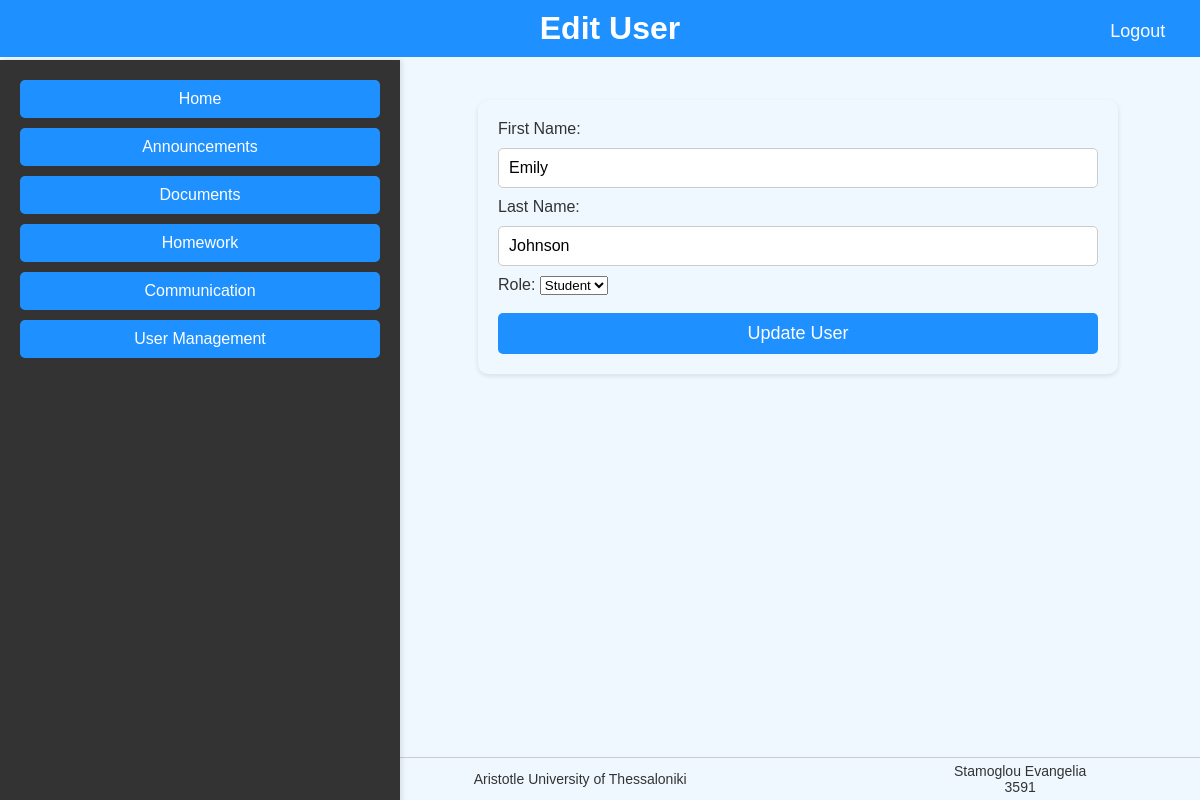
/edit_user.php?loginName=emily.johnson@example.com (signed in), run on the app's committed database.
### tables this page shows
CREATE TABLE `users` (
  `firstName` varchar(30) NOT NULL,
  `lastName` varchar(30) NOT NULL,
  `loginName` varchar(30) NOT NULL,
  `password` varchar(255) DEFAULT NULL,
  `Role` enum('Tutor','Student') NOT NULL
);

### edit_user.php (the view, shortened to what this page needs)
<?php
include 'db_connect.php';
$loginName = $_GET['loginName'];
if ($_SERVER['REQUEST_METHOD'] == 'POST') {
    $firstName = $_POST['firstName'];
    $lastName = $_POST['lastName'];
    $role = $_POST['role'];
    $sql = "UPDATE users SET firstName = ?, lastName = ?, Role = ? WHERE loginName = ?";
    $stmt = $conn->prepare($sql);
    $stmt->bind_param('ssss', $firstName, $lastName, $role, $loginName);
    if ($stmt->execute()) {
        header("Location: index.php");
        exit();
    } else {
        echo "Error: " . $stmt->error;
    }
} else {
    $sql = "SELECT * FROM users WHERE loginName = ?";
    $stmt = $conn->prepare($sql);
    $stmt->bind_param('s', $loginName);
    $stmt->execute();
    $result = $stmt->get_result();
    $user = $result->fetch_assoc();
}
include 'header.php';
include 'navbar.php';
?>
<main>
    <form class="form" action="edit_user.php?loginName=<?php echo $loginName; ?>" method="post">
        <label for="firstName">First Name:</label>
        <input type="text" id="firstName" name="firstName" value="<?php echo htmlspecialchars($user['firstName']); ?>" required>
        <label for="lastName">Last Name:</label>
        <input type="text" id="lastName" name="lastName" value="<?php echo htmlspecialchars($user['lastName']); ?>" required>
        <label for="role">Role:</label>
        <select id="role" name="role">
            <option value="Student" <?php if ($user['Role'] == 'Student') echo 'selected'; ?>>Student</option>
        </select>
        <br><br>
        <button type="submit">Update User</button>
    </form>
</main>
<?php include 'footer.php'; ?>

### styles.css (style rules this page uses)
body { font-family: "Century Gothic", sans-serif; margin: 0; padding: 0; box-sizing: border-box; background-color: #f0f8ff; color: #333; min-height: 100vh; display: flex; flex-direction: column; }
main { margin-left: 33%; padding: 80px 20px 20px 20px; }
.form { max-width: 600px; margin: 20px auto; padding: 20px; background-color: #f0f8ff; border-radius: 10px; box-shadow: 0 2px 5px rgba(0, 0, 0, 0.1); }
.form input[type="text"], .form input[type="email"], .form textarea, .form input[type="file"], .form input[type="date"] { width: 100%; padding: 10px; margin: 10px 0; border: 1px solid #ccc; border-radius: 5px; font-family: "Century Gothic", sans-serif; font-size: 16px; box-sizing: border-box; }
.form button[type="submit"] { width: 100%; padding: 10px; background-color: #1e90ff; color: white; border: none; border-radius: 5px; cursor: pointer; font-size: 18px; transition: background-color 0.3s ease; }
.form input::placeholder, .form textarea::placeholder { color: #aaa; }

### data on the page
users: firstName "Emily", lastName "Johnson", role "Student"

### other printed values
$pageTitle "Edit User"
